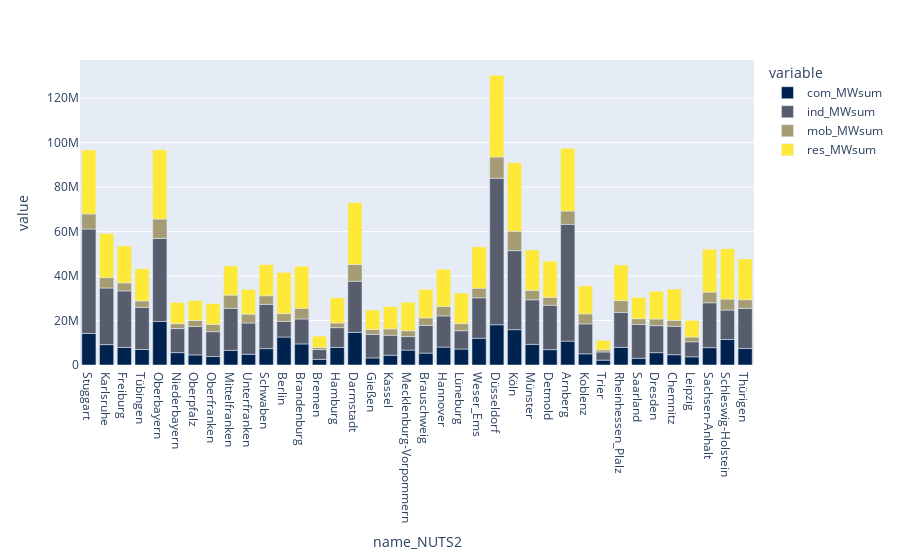

Notebook source saved alongside this figure:
### Code cell
px.bar(spatial_pattern, x = 'name_NUTS2',
             y = ['com_MWsum', 'ind_MWsum', 'mob_MWsum', 'res_MWsum'],color_discrete_sequence=['#00224e', '#575d6d', '#a59c74', '#fee838'])

### Figure 1 — Plotly figure (JSON) as saved in the notebook; plotly's stock layout.template omitted (floating-point values rounded to 4 significant figures)
{"data": [{"alignmentgroup": "True", "hovertemplate": "variable=com_MWsum<br>name_NUTS2=%{x}<br>value=%{y}<extra></extra>", "legendgroup": "com_MWsum", "marker": {"color": "#00224e"}, "name": "com_MWsum", "offsetgroup": "com_MWsum", "orientation": "v", "showlegend": true, "textposition": "auto", "type": "bar", "x": ["Stuggart", "Karlsruhe", "Freiburg", "Tübingen", "Oberbayern", "Niederbayern", "Oberpfalz", "Oberfranken", "Mittelfranken", "Unterfranken", "Schwaben", "Berlin", "Brandenburg", "Bremen", "Hamburg", "Darmstadt", "Gießen", "Kassel", "Mecklenburg-Vorpommern", "Brauschweig", "Hannover", "Lüneburg", "Weser_Ems", "Düsseldorf", "Köln", "Münster", "Detmold", "Arnberg", "Koblenz", "Trier", "Rheinhessen_Plalz", "Saarland", "Dresden", "Chemnitz", "Leipzig", "Sachsen-Anhalt", "Schleswig-Holstein", "Thürigen"], "xaxis": "x", "y": [14160000.0, 9171000.0, 7898000.0, 6965000.0, 19590000.0, 5558000.0, 4537000.0, 3796000.0, 6606000.0, 4844000.0, 7356000.0, 12570000.0, 9478000.0, 2533000.0, 7874000.0, 14660000.0, 3193000.0, 4394000.0, 6707000.0, 5359000.0, 8050000.0, 7179000.0, 12020000.0, 18120000.0, 15890000.0, 9293000.0, 6913000.0, 10740000.0, 5026000.0, 2178000.0, 7938000.0, 3018000.0, 5549000.0, 4628000.0, 3668000.0, 7800000.0, 11470000.0, 7399000.0], "yaxis": "y"}, {"alignmentgroup": "True", "hovertemplate": "variable=ind_MWsum<br>name_NUTS2=%{x}<br>value=%{y}<extra></extra>", "legendgroup": "ind_MWsum", "marker": {"color": "#575d6d"}, "name": "ind_MWsum", "offsetgroup": "ind_MWsum", "orientation": "v", "showlegend": true, "textposition": "auto", "type": "bar", "x": ["Stuggart", "Karlsruhe", "Freiburg", "Tübingen", "Oberbayern", "Niederbayern", "Oberpfalz", "Oberfranken", "Mittelfranken", "Unterfranken", "Schwaben", "Berlin", "Brandenburg", "Bremen", "Hamburg", "Darmstadt", "Gießen", "Kassel", "Mecklenburg-Vorpommern", "Brauschweig", "Hannover", "Lüneburg", "Weser_Ems", "Düsseldorf", "Köln", "Münster", "Detmold", "Arnberg", "Koblenz", "Trier", "Rheinhessen_Plalz", "Saarland", "Dresden", "Chemnitz", "Leipzig", "Sachsen-Anhalt", "Schleswig-Holstein", "Thürigen"], "xaxis": "x", "y": [46980000.0, 25460000.0, 25450000.0, 18930000.0, 37320000.0, 10820000.0, 12800000.0, 11180000.0, 18880000.0, 14040000.0, 19930000.0, 7031000.0, 11230000.0, 4419000.0, 8932000.0, 23000000.0, 10580000.0, 8981000.0, 6070000.0, 12470000.0, 14040000.0, 8242000.0, 18200000.0, 65860000.0, 35550000.0, 20030000.0, 19970000.0, 52520000.0, 13470000.0, 3686000.0, 15730000.0, 15230000.0, 12150000.0, 12780000.0, 6795000.0, 20190000.0, 13230000.0, 18060000.0], "yaxis": "y"}, {"alignmentgroup": "True", "hovertemplate": "variable=mob_MWsum<br>name_NUTS2=%{x}<br>value=%{y}<extra></extra>", "legendgroup": "mob_MWsum", "marker": {"color": "#a59c74"}, "name": "mob_MWsum", "offsetgroup": "mob_MWsum", "orientation": "v", "showlegend": true, "textposition": "auto", "type": "bar", "x": ["Stuggart", "Karlsruhe", "Freiburg", "Tübingen", "Oberbayern", "Niederbayern", "Oberpfalz", "Oberfranken", "Mittelfranken", "Unterfranken", "Schwaben", "Berlin", "Brandenburg", "Bremen", "Hamburg", "Darmstadt", "Gießen", "Kassel", "Mecklenburg-Vorpommern", "Brauschweig", "Hannover", "Lüneburg", "Weser_Ems", "Düsseldorf", "Köln", "Münster", "Detmold", "Arnberg", "Koblenz", "Trier", "Rheinhessen_Plalz", "Saarland", "Dresden", "Chemnitz", "Leipzig", "Sachsen-Anhalt", "Schleswig-Holstein", "Thürigen"], "xaxis": "x", "y": [6804000.0, 4676000.0, 3591000.0, 2932000.0, 8725000.0, 2205000.0, 2682000.0, 3316000.0, 5948000.0, 4005000.0, 3850000.0, 3507000.0, 4793000.0, 925700.0, 2080000.0, 7561000.0, 2227000.0, 2866000.0, 2650000.0, 3332000.0, 4274000.0, 3177000.0, 4319000.0, 9588000.0, 8726000.0, 4279000.0, 3526000.0, 6006000.0, 4521000.0, 955900.0, 5293000.0, 2571000.0, 2975000.0, 2685000.0, 2111000.0, 4795000.0, 4944000.0, 3913000.0], "yaxis": "y"}, {"alignmentgroup": "True", "hovertemplate": "variable=res_MWsum<br>name_NUTS2=%{x}<br>value=%{y}<extra></extra>", "legendgroup": "res_MWsum", "marker": {"color": "#fee838"}, "name": "res_MWsum", "offsetgroup": "res_MWsum", "orientation": "v", "showlegend": true, "textposition": "auto", "type": "bar", "x": ["Stuggart", "Karlsruhe", "Freiburg", "Tübingen", "Oberbayern", "Niederbayern", "Oberpfalz", "Oberfranken", "Mittelfranken", "Unterfranken", "Schwaben", "Berlin", "Brandenburg", "Bremen", "Hamburg", "Darmstadt", "Gießen", "Kassel", "Mecklenburg-Vorpommern", "Brauschweig", "Hannover", "Lüneburg", "Weser_Ems", "Düsseldorf", "Köln", "Münster", "Detmold", "Arnberg", "Koblenz", "Trier", "Rheinhessen_Plalz", "Saarland", "Dresden", "Chemnitz", "Leipzig", "Sachsen-Anhalt", "Schleswig-Holstein", "Thürigen"], "xaxis": "x", "y": [28730000.0, 19890000.0, 16590000.0, 14460000.0, 31150000.0, 9520000.0, 8963000.0, 9388000.0, 13120000.0, 11070000.0, 14030000.0, 18570000.0, 18920000.0, 5084000.0, 11290000.0, 27770000.0, 8736000.0, 10010000.0, 12850000.0, 12860000.0, 16700000.0, 13750000.0, 18600000.0, 36750000.0, 30790000.0, 18120000.0, 16290000.0, 28170000.0, 12520000.0, 4211000.0, 16020000.0, 9583000.0, 12500000.0, 14050000.0, 7487000.0, 19280000.0, 22620000.0, 18340000.0], "yaxis": "y"}], "layout": {"barmode": "relative", "legend": {"title": {"text": "variable"}, "tracegroupgap": 0}, "margin": {"t": 60}, "xaxis": {"anchor": "y", "domain": [0, 1], "title": {"text": "name_NUTS2"}}, "yaxis": {"anchor": "x", "domain": [0, 1], "title": {"text": "value"}}}}
